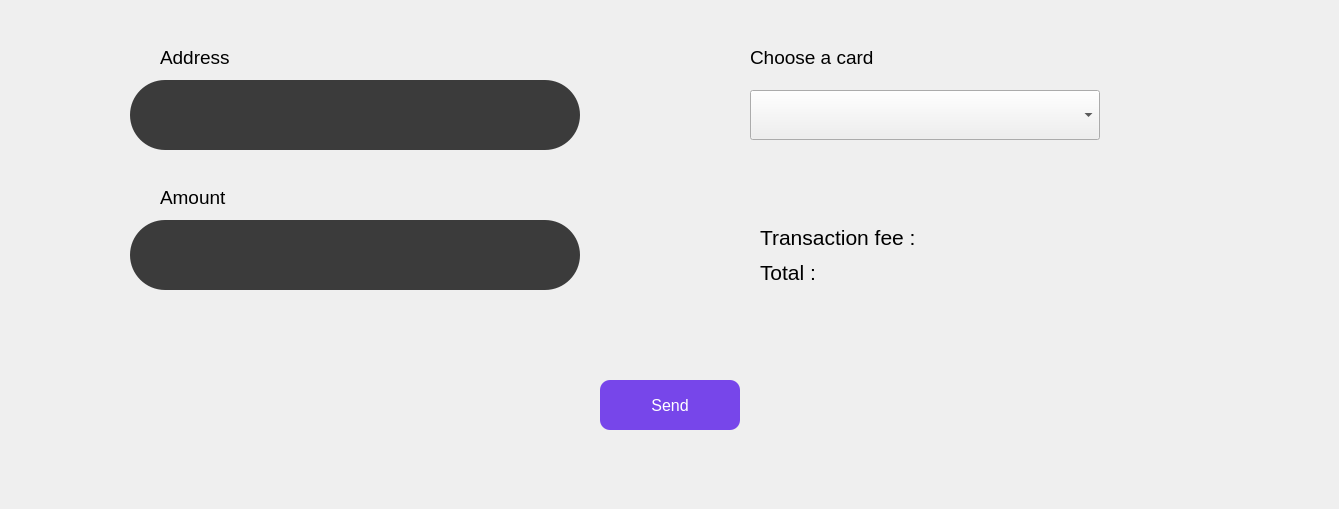
          <widget class="QWidget" name="page_14">
           <widget class="QWidget" name="widget_27" native="true">
            <property name="geometry">
             <rect>
              <x>10</x>
              <y>0</y>
              <width>1320</width>
              <height>500</height>
             </rect>
            </property>
            <property name="styleSheet">
             <string notr="true">QLineEdit{
border-radius:35;
}
QPushButton{
background-color:rgb(122, 105, 233);
color:white;
border-radius:7px;
}</string>
            </property>
            <widget class="QLineEdit" name="lineEdit_15">
             <property name="geometry">
              <rect>
               <x>120</x>
               <y>80</y>
               <width>450</width>
               <height>70</height>
              </rect>
             </property>
             <property name="minimumSize">
              <size>
               <width>450</width>
               <height>70</height>
              </size>
             </property>
             <property name="maximumSize">
              <size>
               <width>450</width>
               <height>70</height>
              </size>
             </property>
             <property name="font">
              <font>
               <pointsize>14</pointsize>
              </font>
             </property>
             <property name="styleSheet">
              <string notr="true">background-color: rgb(59, 59, 59);</string>
             </property>
             <property name="text">
              <string/>
             </property>
             <property name="placeholderText">
              <string/>
             </property>
            </widget>
            <widget class="QLineEdit" name="lineEdit_16">
             <property name="geometry">
              <rect>
               <x>120</x>
               <y>220</y>
               <width>450</width>
               <height>70</height>
              </rect>
             </property>
             <property name="minimumSize">
              <size>
               <width>450</width>
               <height>70</height>
              </size>
             </property>
             <property name="maximumSize">
              <size>
               <width>450</width>
               <height>70</height>
              </size>
             </property>
             <property name="font">
              <font>
               <pointsize>14</pointsize>
              </font>
             </property>
             <property name="styleSheet">
              <string notr="true">background-color: rgb(59, 59, 59);</string>
             </property>
             <property name="inputMask">
              <string/>
             </property>
             <property name="text">
              <string/>
             </property>
             <property name="placeholderText">
              <string/>
             </property>
            </widget>
            <widget class="QLabel" name="label_95">
             <property name="geometry">
              <rect>
               <x>150</x>
               <y>40</y>
               <width>151</width>
               <height>36</height>
              </rect>
             </property>
             <property name="font">
              <font>
               <pointsize>16</pointsize>
              </font>
             </property>
             <property name="styleSheet">
              <string notr="true">text-align:center;</string>
             </property>
             <property name="text">
              <string>&lt;html&gt;&lt;head/&gt;&lt;body&gt;&lt;p&gt;&lt;span style=&quot; font-size:14pt;&quot;&gt;Address&lt;/span&gt;&lt;/p&gt;&lt;/body&gt;&lt;/html&gt;</string>
             </property>
            </widget>
            <widget class="QLabel" name="label_96">
             <property name="geometry">
              <rect>
               <x>150</x>
               <y>180</y>
               <width>91</width>
               <height>36</height>
              </rect>
             </property>
             <property name="font">
              <font>
               <pointsize>16</pointsize>
              </font>
             </property>
             <property name="styleSheet">
              <string notr="true">text-align:center;</string>
             </property>
             <property name="text">
              <string>&lt;html&gt;&lt;head/&gt;&lt;body&gt;&lt;p&gt;&lt;span style=&quot; font-size:14pt;&quot;&gt;Amount&lt;/span&gt;&lt;/p&gt;&lt;/body&gt;&lt;/html&gt;</string>
             </property>
            </widget>
            <widget class="QPushButton" name="pushButton_100">
             <property name="geometry">
              <rect>
               <x>590</x>
               <y>380</y>
               <width>140</width>
               <height>50</height>
              </rect>
             </property>
             <property name="minimumSize">
              <size>
               <width>140</width>
               <height>50</height>
              </size>
             </property>
             <property name="maximumSize">
              <size>
               <width>140</width>
               <height>50</height>
              </size>
             </property>
             <property name="font">
              <font>
               <pointsize>12</pointsize>
               <bold>false</bold>
              </font>
             </property>
             <property name="styleSheet">
              <string notr="true">QPushButton:hover{
	background-color:rgb(100, 60, 200);
}
QPushButton{
background-color:rgb(119, 70, 234);
border-radius:10px;
color:rgb(255, 255, 255);
}</string>
             </property>
             <property name="text">
              <string>Send</string>
             </property>
            </widget>
            <widget class="QLabel" name="label_137">
             <property name="geometry">
              <rect>
               <x>740</x>
               <y>40</y>
               <width>171</width>
               <height>36</height>
              </rect>
             </property>
             <property name="font">
              <font>
               <pointsize>16</pointsize>
              </font>
             </property>
             <property name="styleSheet">
              <string notr="true">text-align:center;</string>
             </property>
             <property name="text">
              <string>&lt;html&gt;&lt;head/&gt;&lt;body&gt;&lt;p&gt;&lt;span style=&quot; font-size:14pt;&quot;&gt;Choose a card&lt;/span&gt;&lt;/p&gt;&lt;/body&gt;&lt;/html&gt;</string>
             </property>
            </widget>
            <widget class="QComboBox" name="comboBox_3">
             <property name="geometry">
              <rect>
               <x>740</x>
               <y>90</y>
               <width>350</width>
               <height>50</height>
              </rect>
             </property>
             <property name="font">
              <font>
               <pointsize>12</pointsize>
              </font>
             </property>
            </widget>
            <widget class="QLabel" name="label_139">
             <property name="geometry">
              <rect>
               <x>150</x>
               <y>150</y>
               <width>400</width>
               <height>20</height>
              </rect>
             </property>
             <property name="styleSheet">
              <string notr="true">color:rgb(255, 0, 0)</string>
             </property>
             <property name="text">
              <string/>
             </property>
            </widget>
            <widget class="QLabel" name="label_140">
             <property name="geometry">
              <rect>
               <x>740</x>
               <y>150</y>
               <width>400</width>
               <height>20</height>
              </rect>
             </property>
             <property name="styleSheet">
              <string notr="true">color:rgb(255, 0, 0)</string>
             </property>
             <property name="text">
              <string/>
             </property>
            </widget>
            <widget class="QLabel" name="label_147">
             <property name="geometry">
              <rect>
               <x>150</x>
               <y>290</y>
               <width>400</width>
               <height>20</height>
              </rect>
             </property>
             <property name="styleSheet">
              <string notr="true">color:rgb(255, 0, 0)</string>
             </property>
             <property name="text">
              <string/>
             </property>
            </widget>
            <widget class="QLabel" name="label_151">
             <property name="geometry">
              <rect>
               <x>750</x>
               <y>255</y>
               <width>350</width>
               <height>35</height>
              </rect>
             </property>
             <property name="font">
              <font>
               <pointsize>16</pointsize>
              </font>
             </property>
             <property name="text">
              <string>&lt;html&gt;&lt;head/&gt;&lt;body&gt;&lt;p&gt;&lt;span style=&quot; font-size:16pt;&quot;&gt;Total :&lt;/span&gt;&lt;/p&gt;&lt;/body&gt;&lt;/html&gt;</string>
             </property>
            </widget>
            <widget class="QLabel" name="label_152">
             <property name="geometry">
              <rect>
               <x>750</x>
               <y>220</y>
               <width>350</width>
               <height>35</height>
              </rect>
             </property>
             <property name="font">
              <font>
               <pointsize>16</pointsize>
              </font>
             </property>
             <property name="text">
              <string>&lt;html&gt;&lt;head/&gt;&lt;body&gt;&lt;p&gt;&lt;span style=&quot; font-size:16pt;&quot;&gt;Transaction fee :&lt;/span&gt;&lt;/p&gt;&lt;/body&gt;&lt;/html&gt;</string>
             </property>
            </widget>
           </widget>
          </widget>
